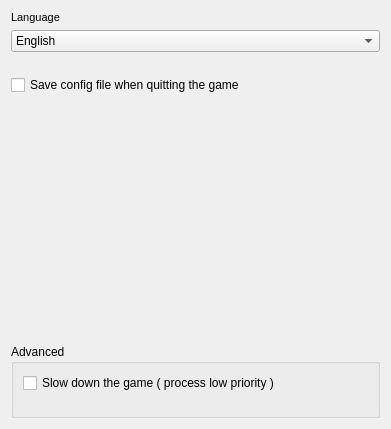
<?xml version="1.0" encoding="UTF-8"?>
<ui version="4.0">
 <class>general_settings_widget</class>
 <widget class="QWidget" name="general_settings_widget">
  <property name="geometry">
   <rect>
    <x>0</x>
    <y>0</y>
    <width>391</width>
    <height>429</height>
   </rect>
  </property>
  <property name="windowTitle">
   <string>Form</string>
  </property>
  <layout class="QVBoxLayout" name="verticalLayout">
   <item>
    <widget class="QLabel" name="languageLabel">
     <property name="font">
      <font>
       <pointsize>8</pointsize>
      </font>
     </property>
     <property name="text">
      <string>Language</string>
     </property>
    </widget>
   </item>
   <item>
    <widget class="QComboBox" name="languageComboBox">
     <item>
      <property name="text">
       <string>English</string>
      </property>
     </item>
     <item>
      <property name="text">
       <string>French</string>
      </property>
     </item>
     <item>
      <property name="text">
       <string>German</string>
      </property>
     </item>
     <item>
      <property name="text">
       <string>Hungarian</string>
      </property>
     </item>
    </widget>
   </item>
   <item>
    <spacer name="verticalSpacer">
     <property name="orientation">
      <enum>Qt::Vertical</enum>
     </property>
     <property name="sizeType">
      <enum>QSizePolicy::Maximum</enum>
     </property>
     <property name="sizeHint" stdset="0">
      <size>
       <width>20</width>
       <height>17</height>
      </size>
     </property>
    </spacer>
   </item>
   <item>
    <widget class="QCheckBox" name="saveConfigOnQuitCheckBox">
     <property name="text">
      <string>Save config file when quitting the game</string>
     </property>
    </widget>
   </item>
   <item>
    <spacer name="verticalSpacer_2">
     <property name="orientation">
      <enum>Qt::Vertical</enum>
     </property>
     <property name="sizeHint" stdset="0">
      <size>
       <width>20</width>
       <height>230</height>
      </size>
     </property>
    </spacer>
   </item>
   <item>
    <widget class="QGroupBox" name="advancedGroupBox">
     <property name="title">
      <string>Advanced</string>
     </property>
     <layout class="QGridLayout" name="gridLayout">
      <item row="0" column="0">
       <layout class="QHBoxLayout" name="horizontalLayout">
        <item>
         <widget class="QCheckBox" name="lowPriorityProcessCheckBox">
          <property name="text">
           <string>Slow down the game ( process low priority )</string>
          </property>
         </widget>
        </item>
        <item>
         <spacer name="verticalSpacer_3">
          <property name="orientation">
           <enum>Qt::Vertical</enum>
          </property>
          <property name="sizeType">
           <enum>QSizePolicy::Maximum</enum>
          </property>
          <property name="sizeHint" stdset="0">
           <size>
            <width>20</width>
            <height>18</height>
           </size>
          </property>
         </spacer>
        </item>
       </layout>
      </item>
      <item row="0" column="1">
       <spacer name="horizontalSpacer">
        <property name="orientation">
         <enum>Qt::Horizontal</enum>
        </property>
        <property name="sizeHint" stdset="0">
         <size>
          <width>84</width>
          <height>20</height>
         </size>
        </property>
       </spacer>
      </item>
      <item row="1" column="0">
       <spacer name="verticalSpacer_4">
        <property name="orientation">
         <enum>Qt::Vertical</enum>
        </property>
        <property name="sizeType">
         <enum>QSizePolicy::Maximum</enum>
        </property>
        <property name="sizeHint" stdset="0">
         <size>
          <width>20</width>
          <height>13</height>
         </size>
        </property>
       </spacer>
      </item>
     </layout>
    </widget>
   </item>
  </layout>
 </widget>
 <resources/>
 <connections/>
</ui>
